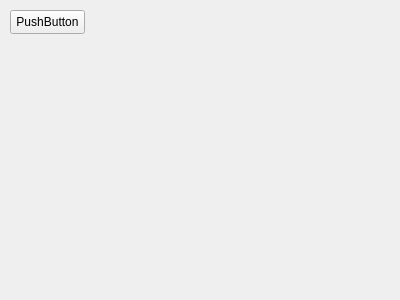
<?xml version="1.0" encoding="UTF-8"?>
<ui version="4.0">
 <class>EmptyWidget</class>
 <widget class="QWidget" name="EmptyWidget">
  <property name="geometry">
   <rect>
    <x>0</x>
    <y>0</y>
    <width>400</width>
    <height>300</height>
   </rect>
  </property>
  <property name="windowTitle">
   <string>Form</string>
  </property>
  <widget class="QPushButton" name="pushButton">
   <property name="geometry">
    <rect>
     <x>10</x>
     <y>10</y>
     <width>75</width>
     <height>24</height>
    </rect>
   </property>
   <property name="text">
    <string>PushButton</string>
   </property>
  </widget>
 </widget>
 <resources/>
 <connections/>
</ui>
